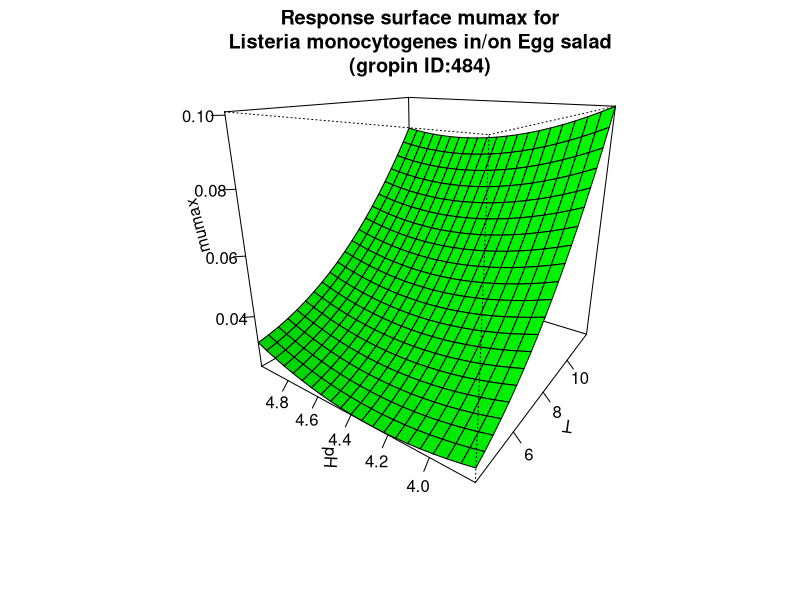

Source code (R):
#############################
# start of Parameter script
#############################
T <- seq(4.004,11.988011988012,length.out=21)
pH <- seq(3.8038,4.995004995005,length.out=21)
#############################
# end of Parameter script
#############################
############################# 
# start of Model script Gropin ID 484 
#############################
 
# constant coefficients for this model
 
variables <- data.frame(T,pH)
argumentsPar <- expand.grid(variables)
 
# heart of the model
response_surface <- function(T,pH) {
   mumax <-0.3228-0.147*(pH)+0.0179*(pH^2)+0.0046*(T)+0.0007*(T^2)-0.0017*(pH*T)

return(mumax=mumax)
} 

# output parameters
responseSurface <- cbind(argumentsPar,response_surface(argumentsPar['T'],argumentsPar['pH']))
colnames(responseSurface) <- c(colnames(argumentsPar),'mumax')
#############################
# End of Model script
#############################
############################# 
# start of Visualisation script Gropin ID 484 
#############################
persp(T,pH,matrix(unlist(responseSurface$'mumax'),nrow=21),col = 'green',xlab='T',ylab='pH',zlab='mumax',main='Response surface mumax for
Listeria monocytogenes in/on Egg salad
(gropin ID:484)',theta=305,phi=20,shade=0.25,ticktype = 'detailed')
#############################
# End of Visualisation script
#############################
